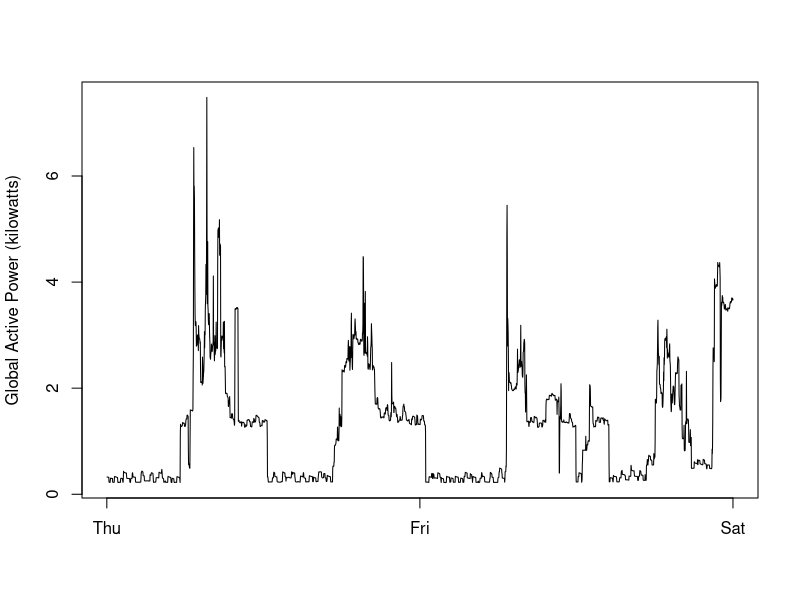

Write R code to recreate this figure.
# change the working dir to your own
setwd('/Users/iLeo/moocs/Coursera-Data-Science/Exploratory-Data-Analysis/ExData_Plotting1')

# data has been already properly subsetted, we can just load them
data <- read.csv('data.csv', sep=';')

# open the device
png("plot2.png", width=480, height=480)

# plot
plot(data$Global_active_power, type="l", xaxt="n", xlab="", ylab="Global Active Power (kilowatts)")

# add axis annotations
axis(1, at=c(0, table(data$Date)[[2]], nrow(data)), labels=c('Thu', 'Fri', 'Sat'))

# close the device
dev.off()


